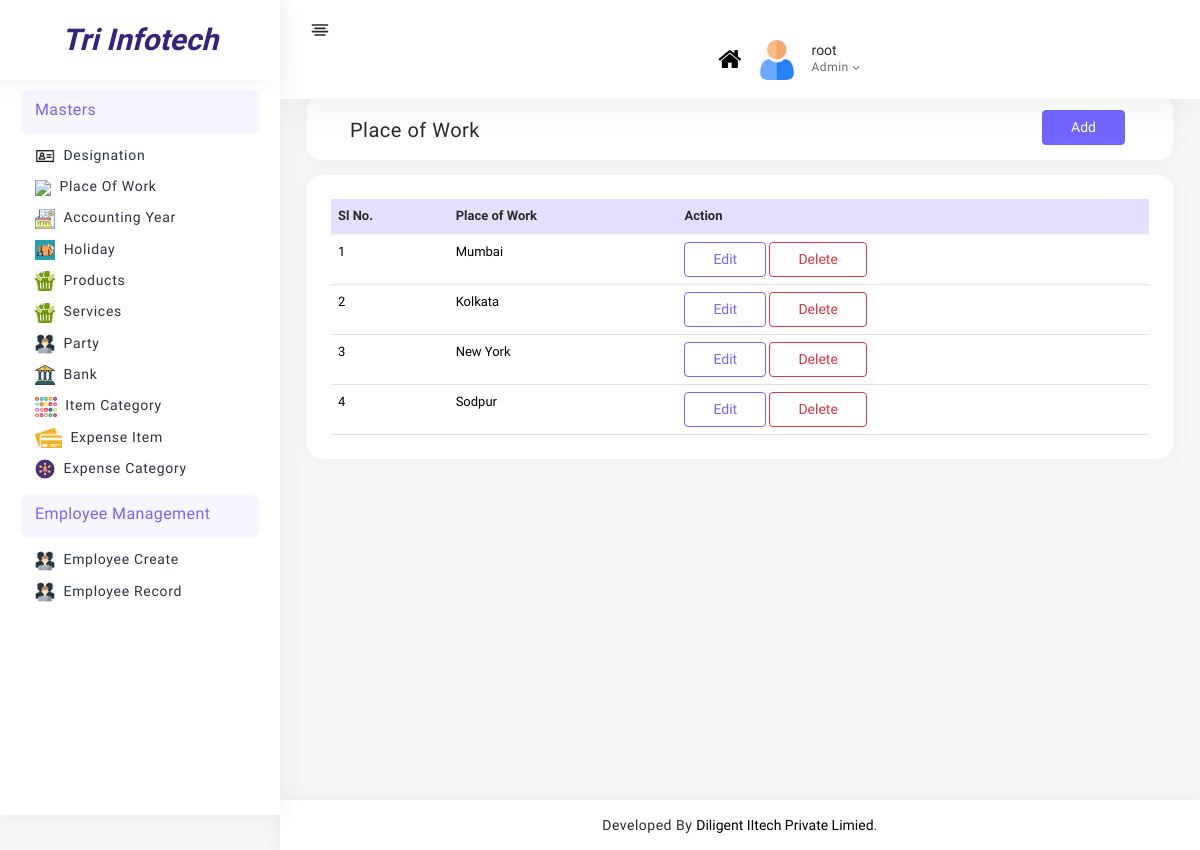
Page /admin_panel/place/ (signed in) on the earlier database version.
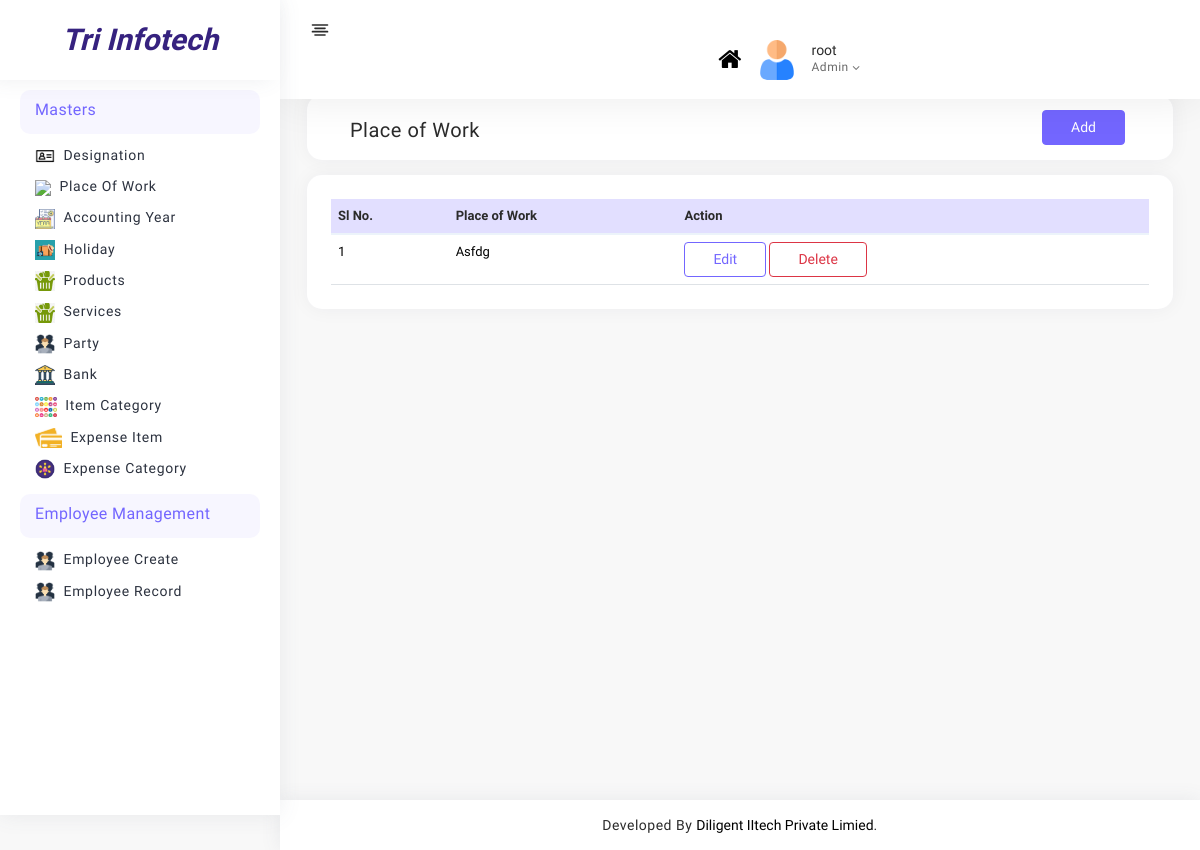
Same page on the later database version.
### admin_panel/models.py (models this page shows, shortened)
class Place(models.Model):
    name = models.CharField(max_length=100,unique=True)

### admin_panel/views.py (the view)
# urls.py: path("place/",views.place,name="place"),
def place(request):
    if request.user.is_staff:
        places = Place.objects.all()
        return render(request,"masters/place/place.html",{"places":places})
    else:
        return redirect("login")

### admin_panel/templates/masters/place/place.html (shortened to what this page needs)
{% extends 'base.html' %}
{% load static %}
{% block content %}
<div class="page-body">
    <form>
        <div class="container-fluid">
            <div class="card p-3 py-2 project-list">
                <div class="row">
                    <div class="col-md-6">
                        <h5 class="mb-0 mt-2">Place of Work</h5>
                    </div>
                    <div class="col-md-6">
                        <a href="{% url 'place_add' %} " class="btn btn-primary rs-text-right">Add</a>
                    </div>
                </div>
            </div>
            <div class="card rs-mt-10 rs-br-0">
                <div class="card-body p-4 rs-p-0">
                    <div class="">
                        <table class="table rs_table">
                            <thead>
                                <tr>
                                    <th class="rs-w-5"><span class="hidden-xs">Sl No.</span></th>
                                    <th>Place of Work</th>
                                    <th class="rs-text-right">Action</th>
                                </tr>
                            </thead>
                            <tbody>
                                {% for place in places %}
                                <tr>
                                    <td class="rs-pr-0">
                                        <span >{{ forloop.counter}}</span>
                                    </td>
                                    <td>{{ place.name|capfirst }}</td>
                                    <td class="rs-text-right"><a href="{% url 'place_edit' place.id %}"
                                            class="btn btn-outline-primary">Edit</a>
                                        <a type="button" class="btn btn-outline-danger" data-toggle="modal"
                                            data-target="#exampleModal-{{forloop.counter}}">
                                            Delete
                                        </a>
                                    </td>
                                </tr>
                                {% endfor %}
                            </tbody>
                        </table>
                    </div>
                </div>
            </div>
        </div>
    </form>
</div>
{% endblock content %}

Differences in the rows shown:
removed Place: name "Kolkata"
removed Place: name "New York"
removed Place: name "Sodpur"
changed Place: name "Mumbai" → "Asfdg"
